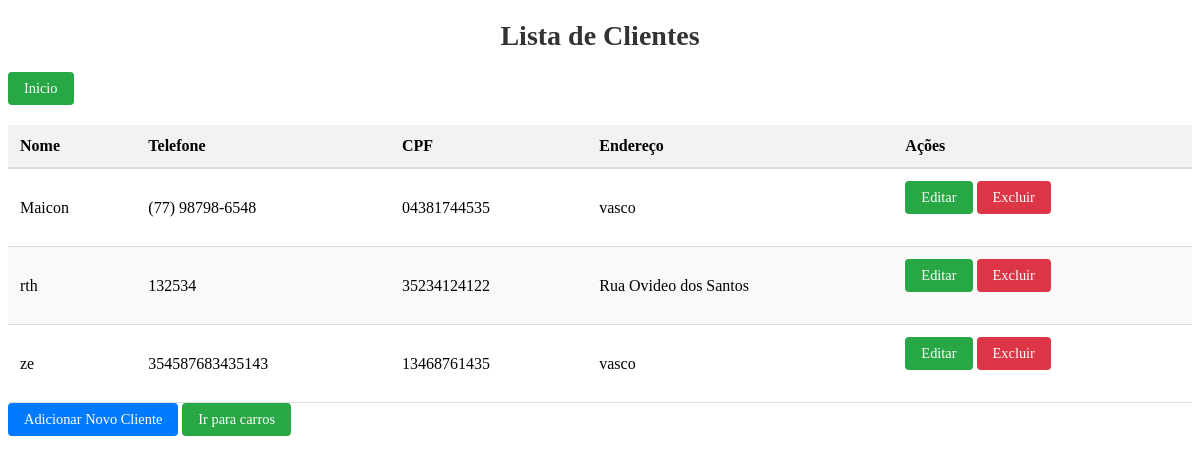
The app's page /cliente/ (signed in), older data.
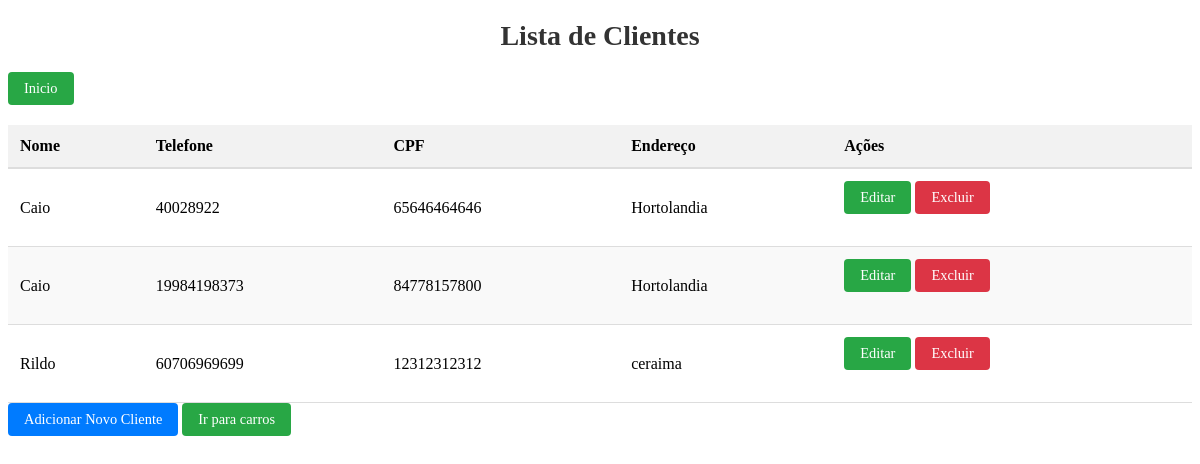
The same page, newer data.
### cliente/models.py (models this page shows, shortened)
class Cliente(models.Model):
    user = models.ForeignKey(User, on_delete=models.CASCADE, related_name='clientes')
    nome = models.CharField(max_length=255)
    cpf = models.CharField(max_length=11, unique=True)
    telefone = models.CharField(max_length=15)
    endereco = models.CharField(max_length=255)

### cliente/views.py (the view)
# urls.py: path('', views.listar_cliente, name='listar_cliente'),
@login_required
def listar_cliente(request):
    clientes = Cliente.objects.filter(user=request.user)
    return render(request, 'listar_cliente.html', {'clientes': clientes})

### cliente/templates/listar_cliente.html (shortened to what this page needs)
<!DOCTYPE html>
<html lang="pt-br">
<head>
    {% load static %}
    <link rel="stylesheet" href="{% static 'css/listar_carro.css' %}">
</head>
<body>
    <h1>Lista de Clientes</h1>
    <a href="{% url 'plataforma' %}" class="btn-acao editar">Inicio</a>
    {% if clientes %}
    <table>
        <thead>
            <tr>
                <th>Nome</th>
                <th>Telefone</th>
                <th>CPF</th>
                <th>Endereço</th>
                <th>Ações</th>
            </tr>
        </thead>
        <tbody>
            {% for cliente in clientes %}
            <tr>
                <td>{{ cliente.nome }}</td>
                <td>{{ cliente.telefone }}</td>
                <td>{{ cliente.cpf }}</td>
                <td>{{ cliente.endereco }}</td>
                <td>
                    <a href="{% url 'editar_cliente' cliente.id %}" class="btn-acao editar">Editar</a>
                    <a href="{% url 'excluir_cliente' cliente.id %}" class="btn-acao excluir">Excluir</a>
                </td>
            </tr>
            {% endfor %}
        </tbody>
    </table>
    {% else %}
    <p class="nenhuma-notificacao">Nenhum cliente encontrado.</p>
    {% endif %}
    <a href="{% url 'adicionar_cliente' %}" class="btn-acao aprovar">Adicionar Novo Cliente</a>
    <a href="{% url 'listar_carro' %}" class="btn-acao editar">Ir para carros</a>
</body>
</html>

Row changes from the older to the newer data that the page shows:
removed Cliente: nome "rth", telefone "132534", cpf "35234124122", endereco "Rua Ovideo dos Santos"
removed Cliente: nome "ze", telefone "354587683435143", cpf "13468761435", endereco "vasco"
changed Cliente (number 1 of 3 on the later page): nome "Maicon" → "Caio"; telefone "(77) 98798-6548" → "40028922"; cpf "04381744535" → "65646464646"; endereco "vasco" → "Hortolandia"
added Cliente: nome "Caio", telefone "19984198373", cpf "84778157800", endereco "Hortolandia"
added Cliente: nome "Rildo", telefone "60706969699", cpf "12312312312", endereco "ceraima"
